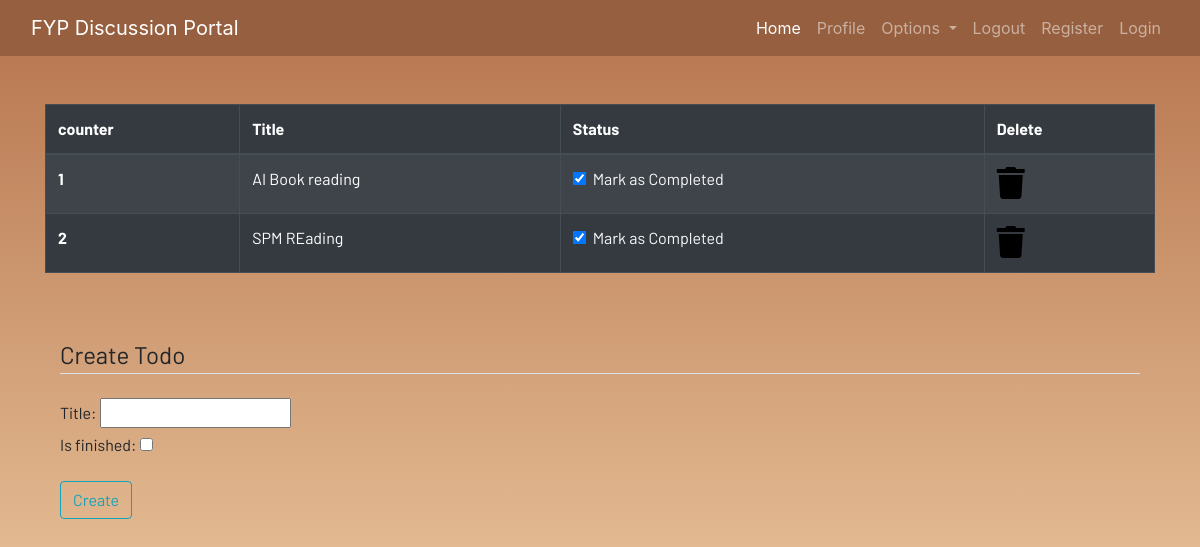
Before: /todo (signed in) with the older database file.
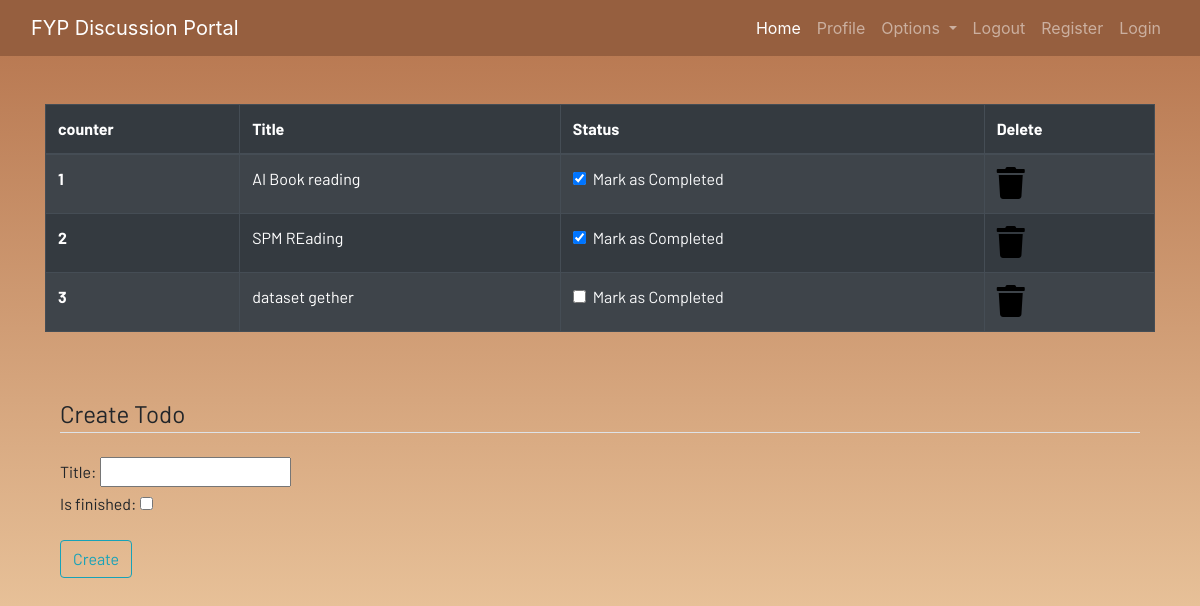
After: the same page with the newer database file.
### dashboard/models.py (models this page shows)
class Todo(models.Model):
    user=models.ForeignKey(User,on_delete=models.CASCADE)
    title=models.CharField(max_length=200)
    is_finished=models.BooleanField(default=False)

### dashboard/views.py (the view)
# urls.py: path('todo',views.todo, name="todo"),
def todo(request):
    if request.method == 'POST':
        form =TodoForm(request.POST)
        if form.is_valid():
            try:
                finished=request.POST["is_finished"]
                if finished =='on':
                    finished =True
                else:
                    finished=False
            except:
                    finished=False
            todos=Todo(
                    user=request.user,
                    title=request.POST['title'],
                    is_finished=finished
                )
            todos.save()
            messages.success(request,f"Todo added from {request.user.username} successfully")
    else:
        form=TodoForm()
    todo=Todo.objects.filter(user=request.user)
    if len(todo)== 0:
        todos_done=True
    else:
        todos_done=False
    context={
        'form':form,
        'todos':todo,
        'todos_done':todos_done
    }
    return render(request,'dashboard/todo.html',context)

### dashboard/forms.py
class TodoForm(forms.ModelForm):
    class Meta:
        model=Todo
        fields=['title','is_finished']

### dashboard/templates/dashboard/todo.html (shortened to what this page needs)
{% extends 'dashboard/base.html' %} {% load static %} {% block content %}
<div class="container">
  {% if not todos_done %}
  <table class="table table-striped table-bordered table-hover table-dark">
    <thead>
      <tr>
        <th scope="col">counter</th>
        <th scope="col">Title</th>
        <th scope="col">Status</th>
        <th scope="col">Delete</th>
      </tr>
    </thead>
    <tbody>
      {% for todo in todos %}
      <tr>
        <th scope="row">{{forloop.counter}}</th>
        <td>{{todo.title}}</td>
        <td>
          <a href="{% url 'update_todo' todo.id %}">
            <div class="form-check">
              {% if todo.is_finished == True %}
              <input
                class="form-check-input"
                type="checkbox"
                value=""
                checked
              />
              {% else %}
              <input class="form-check-input" type="checkbox" value="" />
              {% endif %}
              <label class="form-check-label text-light" for="flexCheckDefault">
                Mark as Completed
              </label>
            </div>
          </a>
        </td>
        <td>
          <a href="{% url "delete_todo" todo.id %}"><i class="fa fa-trash fa-2x"></i></a>
        </td>
      </tr>
      {% endfor %}
    </tbody>
  </table>
  {% else %}
  <h4>All tasks have been done!! create to add more</h4>
</div>
{% endif %}
<br /><br />
<div class="container">
  <form method="POST">
    <fieldset class="form-group">
      <legend class="border-bottom mb-4">Create Todo</legend>
      {{form}}
    </fieldset>
    <div class="form-group">
      <button href="" class="btn btn-outline-info" type="submit">Create</button>
    </div>
  </form>
</div>
{% endblock content %}

Changed rows visible on the page:
added Todo: title "dataset gether"
